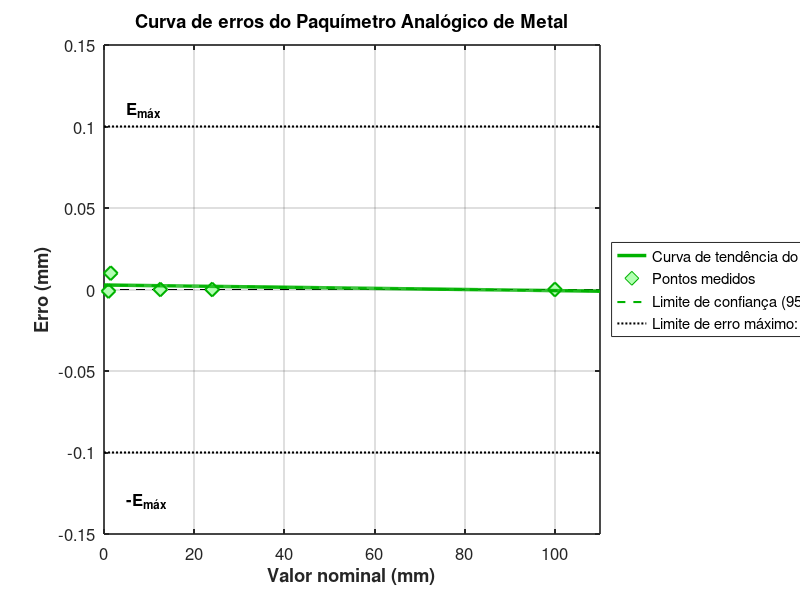

This chart was generated by the following MATLAB code:
% Análise Metrológica do Paquímetro Analógico de Metal
% Questão: Curva de Erros e Erro Máximo

clear all;
close all;
clc;

fprintf('=== ANÁLISE METROLÓGICA DO PAQUÍMETRO ANALÓGICO DE METAL ===\n\n');

% Dados das medições - valores em mm
% [Bloco-padrão, td, s ou u, Coef. t Student, P¹, td+P, td-P]
tabela_paq = [
    24.0, 24.0, 0.0, 3.307, 0.0, 24.0, 24.0;
    100.0, 100.0, 0.0, 3.307, 0.0, 100.0, 100.0;
    1.49, 1.5, 0.0, 3.307, 0.0, 1.5, 1.5;
    12.5, 12.5, 0.0, 3.307, 0.0, 12.5, 12.5;
    1.001, 1.00, 0.0, 3.307, 0.0, 1.00, 1.00
];

% Extração dos valores para análise
valor_real = tabela_paq(:, 1)';  % Blocos-padrão (valor real)
tendencia = tabela_paq(:, 2)';   % Tendências (td)
incerteza = tabela_paq(:, 5)';   % Incertezas expandidas (P¹)

% Para o cálculo do erro, usamos a tendência em relação ao valor real
erro = tendencia - valor_real;

% Estatísticas
erro_medio = mean(erro);
desvio = std(erro);
incerteza_media = mean(incerteza);

% Exibir estatísticas
fprintf('ESTATÍSTICAS DO PAQUÍMETRO ANALÓGICO DE METAL:\n');
fprintf('Erro médio: %.4f mm\n', erro_medio);
fprintf('Desvio padrão do erro: %.4f mm\n', desvio);
fprintf('Incerteza média (95,45%%): %.4f mm\n\n', incerteza_media);

% Ajuste linear da curva de erros
coef = polyfit(valor_real, erro, 1);
slope = coef(1);
intercept = coef(2);

% Equação da curva de erros
fprintf('EQUAÇÃO DA CURVA DE ERROS:\n');
fprintf('Erro = %.6f × Valor + %.6f\n', slope, intercept);
fprintf('(Erro em mm, Valor em mm)\n\n');

% Cálculo do erro máximo
erro_maximo = max(abs(erro) + incerteza);
fprintf('ERRO MÁXIMO: %.4f mm\n\n', erro_maximo);

% ----- GRÁFICO: CURVA DE ERROS -----

% Gerar pontos para plotar a reta
x_range = linspace(0, 110, 500);
y_curva = polyval(coef, x_range);

% Criar figura com tamanho adequado
figure('Position', [100, 100, 900, 600]);
clf;
hold on;

% Definir cor para o paquímetro
cor_paq = [0, 0.7, 0];  % verde

% Calcular o erro máximo para definir as linhas de referência
E_max = erro_maximo;
E_max = ceil(E_max * 10) / 10;  % Arredondar para cima para a primeira casa decimal

% Plotar linhas horizontais pontilhadas para Emáx e -Emáx
h_emax_pos = plot([0, 110], [E_max, E_max], 'k:', 'LineWidth', 1.5);
h_emax_neg = plot([0, 110], [-E_max, -E_max], 'k:', 'LineWidth', 1.5);
text(5, E_max + 0.01, 'E_{máx}', 'FontSize', 12, 'FontWeight', 'bold');
text(5, -E_max - 0.03, '-E_{máx}', 'FontSize', 12, 'FontWeight', 'bold');

% Plotar linha de erro zero
plot([0 110], [0 0], 'k--', 'LineWidth', 0.5);

% Calcular valor máximo de incerteza
max_incerteza = max(incerteza);

% Plotar pontos medidos - Melhorar visualização dos pontos
h_pontos = scatter(valor_real, erro, 100, 'd', 'MarkerEdgeColor', cor_paq, 'MarkerFaceColor', [0.7, 1, 0.7], 'LineWidth', 1.5);

% Plotar curva de erros
h_curva = plot(x_range, y_curva, '-', 'LineWidth', 2.5, 'Color', cor_paq);

% Plotar envelope de incerteza
h_inc_sup = plot(x_range, y_curva + max_incerteza, '--', 'LineWidth', 1.5, 'Color', cor_paq);
h_inc_inf = plot(x_range, y_curva - max_incerteza, '--', 'LineWidth', 1.5, 'Color', cor_paq);

% Configurações do gráfico
grid on;
box on;
xlabel('Valor nominal (mm)', 'FontSize', 14, 'FontWeight', 'bold');
ylabel('Erro (mm)', 'FontSize', 14, 'FontWeight', 'bold');
title('Curva de erros do Paquímetro Analógico de Metal', 'FontSize', 16, 'FontWeight', 'bold');

% Definir limites dos eixos
ylim([-E_max*1.5, E_max*1.5]);
xlim([0, 110]);

% Reservar espaço para o gráfico antes de adicionar a legenda
pos = get(gca, 'Position');
set(gca, 'Position', [pos(1), pos(2), pos(3)*0.8, pos(4)]);

% Criar legenda completa com todas as informações
legend([h_curva, h_pontos, h_inc_sup, h_emax_pos], ...
       {sprintf('Curva de tendência do erro'), ...
        sprintf('Pontos medidos'), ...
        sprintf('Limite de confiança (95,45%%)'), ...
        sprintf('Limite de erro máximo: %.4f mm', erro_maximo)}, ...
        'Location', 'eastoutside', 'FontSize', 10, 'Box', 'on');

% Melhorar aparência geral
set(gca, 'FontSize', 12);
set(gca, 'LineWidth', 1.2);

% Salvar gráfico como PNG com melhor resolução
print('curva_erros_paquimetro_metal.png', '-dpng', '-r400', '-loose');

fprintf('Análise concluída! Gráfico salvo em: "curva_erros_paquimetro_metal.png"\n'); 